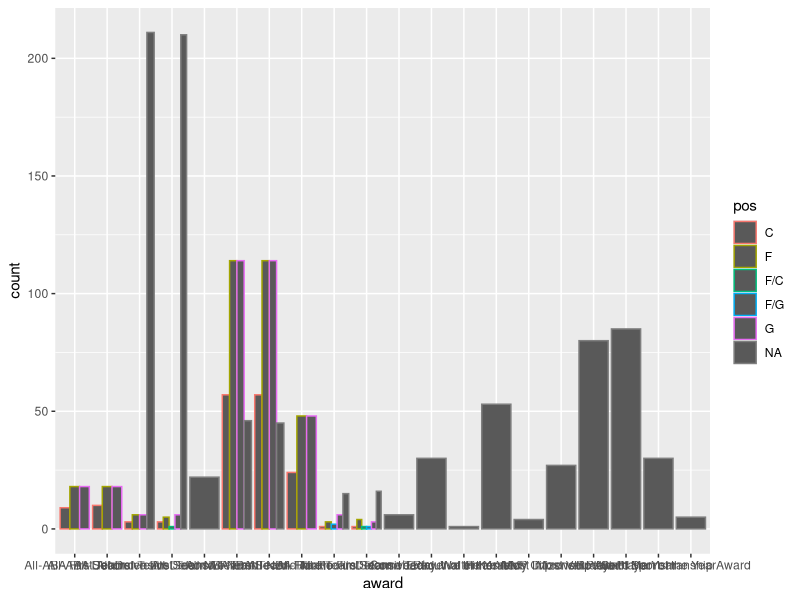
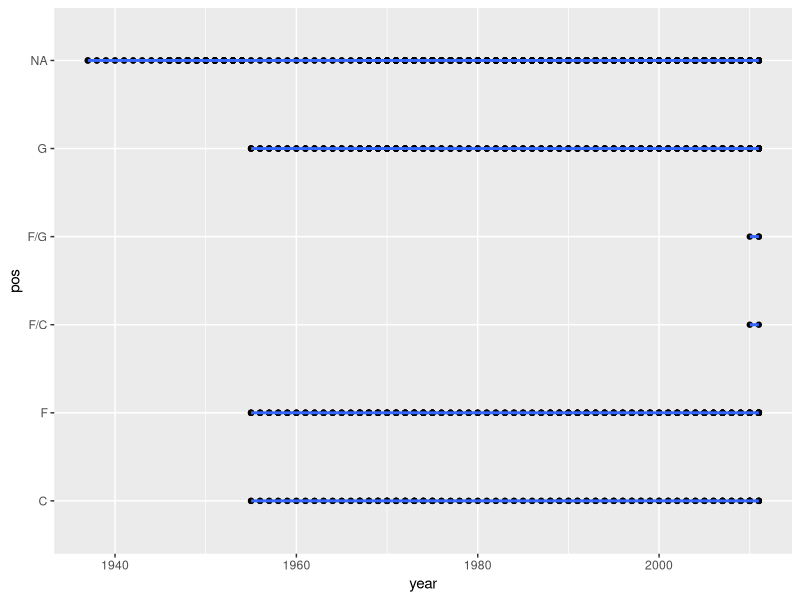

These charts were generated, in order, by the following R code:
## ---- chunk 1
library(tidyverse) 
library(skimr)
## ---- chunk 2
awards <- read_csv("data/awards.csv") 
## ---- chunk 3
glimpse(awards)
## ---- chunk 4
ggplot(awards, aes(x=award, color=pos))+
geom_bar(position="dodge")
## ---- chunk 5
ggplot(data=awards, aes(x=year, y=pos))+
         geom_point()+
         geom_smooth(method="lm")
